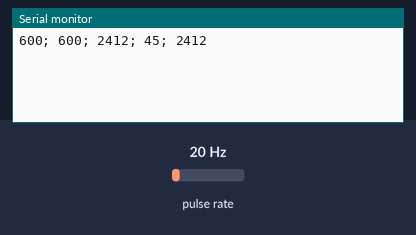
Simulated run of this sketch. Board: Arduino Uno, built with avr-gcc and run on an emulated ATmega328P. Shown: the last lines printed to the serial monitor. Wiring (inferred from the names in the program): pulse sensor: data pin 2. Inputs (shaded band) come from the test bench; at power-on: pulse rate 20 Hz.

Above: at 1.2 s.
1.3 s: pulse rate (sensor on pin 2) set to 4 Hz
At 2.6 s:
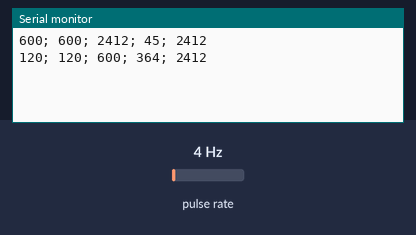
2.8 s: pulse rate (sensor on pin 2) set to 50 Hz
At 4.0 s:
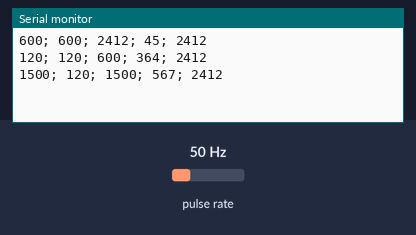
Timing chart, 0 to 5.8 s (numbered marks = the images above; inputs shaded):
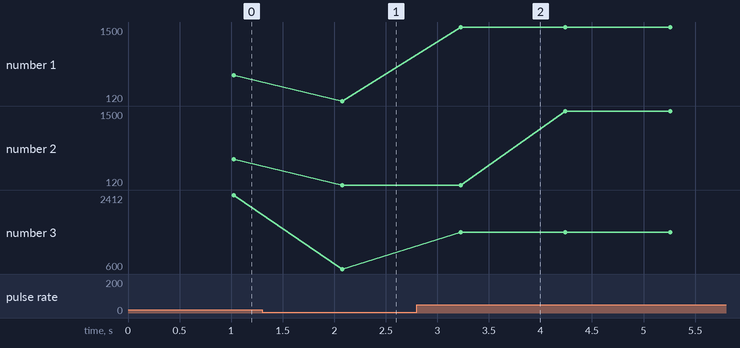

Measured:
- after the input at 1.3 s, the serial monitor: prints a new line after 0.78 s (image 1)
- after the input at 2.8 s, the serial monitor: prints a new line after 0.43 s (image 2)
- plotted number 1: 600 → 120 after the input at 1.3 s, 120 → 1500 after the input at 2.8 s
- plotted number 2: 600 → 120 after the input at 1.3 s, 120 → 1500 after the input at 2.8 s
- plotted number 3: 600 → 1500 after the input at 2.8 s

The sketch:

SpeedMeasurement.ino
```cpp
//Rotational speed measurement examples

#include "SpeedMeasurement.h"
#define SPEED_INPUT_PIN 2

unsigned int allTimeMax = 0;  //Keep track of all time high speed in example #1

void setup() {
  Serial.begin(9600);
  speedMeasurement::init(SPEED_INPUT_PIN);  //Initialize by defining input pin
  //speedMeasurement::speedCalculationEnable(); //Allow continuous speed (rpm) update, only needed for example #2
}

void loop() {
  /* Example #1 */
  speedMeasurement::measureSpeed(1000); //Update speed variables, 1000 ms measurement period
  Serial.print(speedMeasurement::rpm);  //Last measured (current) rpm
  Serial.print("; ");
  Serial.print(speedMeasurement::rpmMin); //Min rpm during measurment cycle
  Serial.print("; ");
  Serial.print(speedMeasurement::rpmMax); //Max rpm during measurment cycle
  Serial.print("; ");
  Serial.print(speedMeasurement::rpmAverage); //Average rpm during measurment cycle
  Serial.print("; ");
  if(speedMeasurement::rpmMax > allTimeMax) allTimeMax = speedMeasurement::rpmMax;
  Serial.print(allTimeMax); //All time highest measured speed
  Serial.print("\n");

  /* Example #2
  if(speedMeasurement::newValueReady == 0) speedMeasurement::rpm = 0; //Assume rpm to be 0 if no interrupts received within below delay
  Serial.println(speedMeasurement::rpm);
  speedMeasurement::newValueReady = 0; //Reset variable
  delay(1000);
  */
}
```

SpeedMeasurement.h
```cpp
/******************** Rotational speed measurement ********************
 * Author: Sebastian Skata
 *
 * Features:
 *  - Measures the revolutions per minute of e.g. a cup anemometer,
 *    each time measureSpeed() is called a measurement cycle is
 *    executed for about the specified time passed to the function
 *    (3000 ms default). Possible to also read current speed directly
 *    from speedMeasurement::rpm (speedCalculationEnable() must be
 *    called first).
 *  - Trigger wheel teeth defined by PULSES_PER_REVOLUTION.
 *
 * Anemometer used in example:
 *  - Two "teeth" per revolution, not equal pulsewidths therefore
 *    speed is calculated as average of two pulsewidths.
 *
 * ToDo:
 *  - Improved micros() rollover handling or alternative solution?
 *  - #define parameters vs. handling parameters as argument to init()?
 *  - Use floating point arithmetic or improve resolution of rpm?
 *  - Remove speed calculation as average of two pulsewidths?
 *
 * Known issues/risks:
 *  - If speed is directly read from speedMeasurement::rpm, speed will
 *    never go to zero since if speed is zero no interrupts are
 *    received, thus this has to be handled in some other way.
 *  - rpmAverage is not rounded correctly due to integer arithmetic
 *    e.g. 108,9 rpm -> 108 rpm.
 **********************************************************************/

#ifndef SPEED_MEASUREMENT_H
#define SPEED_MEASUREMENT_H

/* SETTINGS */
#define PULSES_PER_REVOLUTION 2   //Number of pulses per revolution.
#define ISR_DEADTIME 1000         //After first detected falling edge, the ISR is disabled for this period of time in µs (typically more than 150 µs needed).
#define ZERO_SPEED_TIMEOUT 1500   //Time in ms (approximation) to wait before speed is considered 0 (while also not receiving any interrupts).
#define SAMPLING_PERIOD 10        //How fast the measurement loop runs in ms (period time). Number of samples ~(measurementTime / SAMPLING_PERIOD).

namespace speedMeasurement{
  byte pin = 0; //Speed input pin
  bool newValueReady = 0; //Is true when rpm varible has been updated, only reset by measureSpeed()
  unsigned int rpmMax = 0;  //Max rpm during one measurement cycle
  unsigned int rpmMin = 0;  //Min rpm during one measurement cycle
  unsigned int rpmAverage = 0;  //Average rpm during one measurement cycle
  volatile unsigned int rpm = 0;  //Rotational speed in rpm
  volatile unsigned long int lastPulseWidth = 0;  //Pulsewidth in µs
  volatile unsigned long int pulseWidth = 0;  //Pulsewidth in µs
  volatile unsigned long int lastTime = 0;  //Last measurement time

  void speedCalculation(){  //ISR for calculating rpm
    if(micros() > lastTime + ISR_DEADTIME){
      detachInterrupt(speedCalculation);
      lastPulseWidth = pulseWidth;
      pulseWidth = micros() - lastTime;
      lastTime = micros();
      rpm = 120000000 / (PULSES_PER_REVOLUTION * (pulseWidth + lastPulseWidth)); //Average of two pulsewidths
      newValueReady = 1;
      attachInterrupt(digitalPinToInterrupt(pin), speedCalculation, FALLING);
    }
    else if(micros() < lastTime){ //Handle micros rollover
      detachInterrupt(speedCalculation);
      lastPulseWidth = pulseWidth;
      pulseWidth = (0xFFFFFFFF - lastTime) + micros();
      lastTime = micros();
      rpm = 120000000 / (PULSES_PER_REVOLUTION * (pulseWidth + lastPulseWidth)); //Average of two pulsewidths
      newValueReady = 1;
      attachInterrupt(digitalPinToInterrupt(pin), speedCalculation, FALLING);
    }
  }

  void speedCalculationEnable(){ //Enable continious rpm update
    attachInterrupt(digitalPinToInterrupt(pin), speedCalculation, FALLING);
  }

  void speedCalculationDisable(){ //Disable continious rpm update
    detachInterrupt(speedCalculation);
  }

  void init(byte inputPin){ //Initialize
    pin = inputPin;
  }

  void measureSpeed(long unsigned int measurementTime = 3000){ //Cyclic measurement, measruement time in ms
    speedCalculationEnable();
    for(unsigned int i = 0; i < ZERO_SPEED_TIMEOUT; i++){  //Wait up to ~ZERO_SPEED_TIMEOUT ms on first speed value (interrupt)
      if(newValueReady) break;
      delay(1);
    }
    if(!newValueReady){ //Return 0 rpm if no intterupts detected
      rpm = 0;
      rpmMax = 0;
      rpmMin = 0;
      rpmAverage = 0;
    }
    else{ //Speed measuring/calculation if interrupts detected
      unsigned int samples = 0;
      unsigned int numOfSamples = round(measurementTime / SAMPLING_PERIOD);
      rpmMax = 0;
      rpmMin = 0xFFFF;
      rpmAverage = 0;
      while(samples < 20000 && samples < numOfSamples){
        if(rpm > rpmMax) rpmMax = rpm;
        if(rpm < rpmMin) rpmMin = rpm;
        rpmAverage += rpm;
        samples++;
        delay(SAMPLING_PERIOD); //Wait for interrupts
      }
      rpmAverage = round(rpmAverage / samples);
    }
    speedCalculationDisable();
    newValueReady = 0;
  }
}

#endif
```
